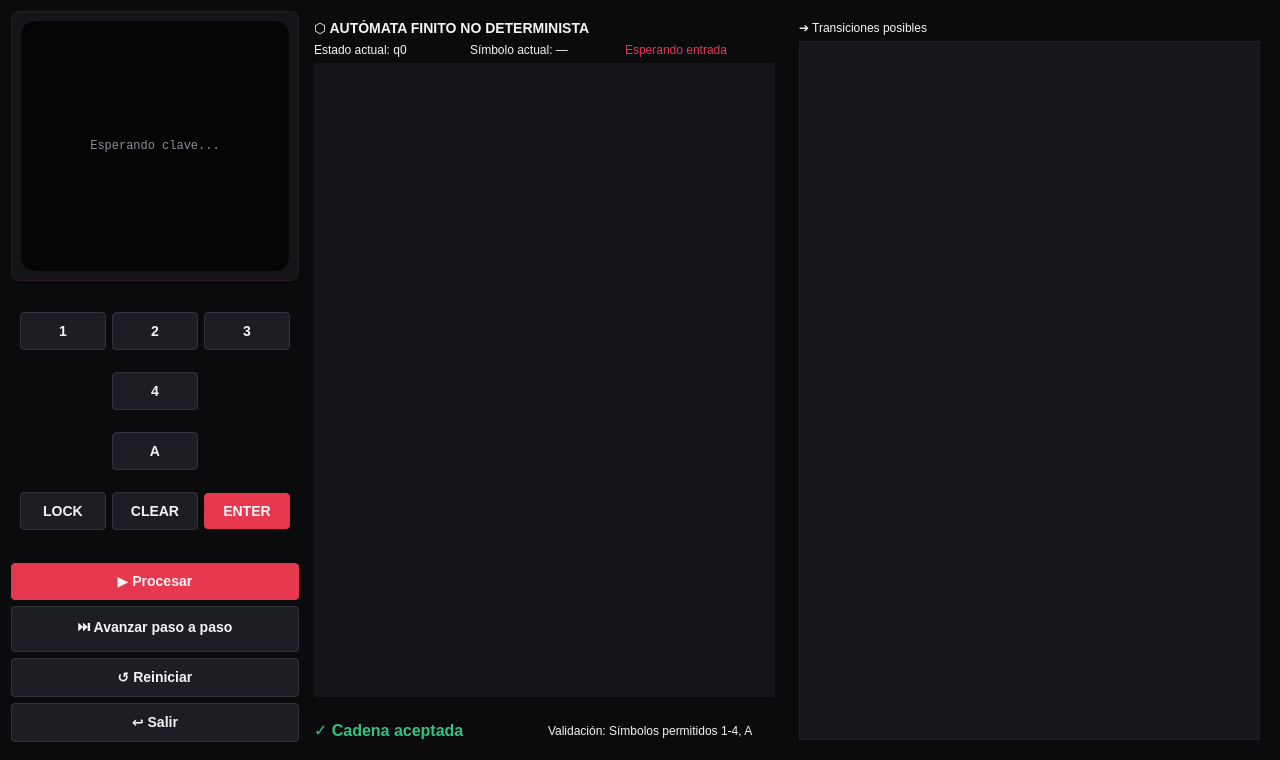
<?xml version="1.0" encoding="UTF-8"?>
<ui version="4.0">
 <class>CajaFuerte</class>
 <widget class="QWidget" name="CajaFuerte">
  <property name="geometry">
   <rect>
    <x>0</x>
    <y>0</y>
    <width>1280</width>
    <height>760</height>
   </rect>
  </property>
  <property name="windowTitle">
   <string>Simulador de Caja Fuerte - AFND</string>
  </property>
  <property name="styleSheet">
   <string>
    QWidget { background-color: #0b0b0e; color: #f4f4f6; font-family: &quot;Segoe UI&quot;; }
    QFrame#panel { background-color: #141419; border: 1px solid #2a1a1f; border-radius: 8px; }
    QLabel { border: none; background: transparent; }
    QLabel#titulo { font-weight: bold; font-size: 14px; color: #f4f4f6; }
    QPushButton { background-color: #1d1d24; border: 1px solid #33333d; border-radius: 4px; font-weight: bold; font-size: 14px; padding: 10px; }
    QPushButton:hover { background-color: #26262f; }
    QPushButton#btnProcesar, QPushButton#btnEnter { background-color: #e63950; border: none; }
    QPushButton#btnProcesar:hover, QPushButton#btnEnter:hover { background-color: #c62339; }
    QGraphicsView { background-color: #141419; border: none; }
    QTextEdit { background-color: #17171d; border: 1px solid #2a1a1f; font-family: &quot;Consolas&quot;; }
   </string>
  </property>
  
  <layout class="QHBoxLayout" name="mainLayout">
   
   <!-- COLUMNA IZQUIERDA -->
   <item>
    <layout class="QVBoxLayout" name="colIzquierda">
     <property name="sizeConstraint"><enum>QLayout::SetFixedSize</enum></property>
     
     <item>
      <widget class="QFrame" name="panel">
       <layout class="QVBoxLayout">
        <item>
         <widget class="QFrame" name="pantallaLCD">
          <property name="minimumSize"><size><width>268</width><height>128</height></size></property>
          <property name="styleSheet"><string>background-color: #050506; border-radius: 14px;</string></property>
          <layout class="QVBoxLayout">
           <item><widget class="QLabel" name="lblLCD"><property name="text"><string>Esperando clave...</string></property><property name="alignment"><set>Qt::AlignCenter</set></property><property name="styleSheet"><string>color: #8d8d97; font-family: Consolas;</string></property></widget></item>
          </layout>
         </widget>
        </item>
       </layout>
      </widget>
     </item>
     
     <item>
      <widget class="QFrame" name="panel">
       <layout class="QGridLayout" name="gridTeclado">
        <item row="1" column="0"><widget class="QPushButton" name="btn1"><property name="text"><string>1</string></property></widget></item>
        <item row="1" column="1"><widget class="QPushButton" name="btn2"><property name="text"><string>2</string></property></widget></item>
        <item row="1" column="2"><widget class="QPushButton" name="btn3"><property name="text"><string>3</string></property></widget></item>
        <item row="2" column="1"><widget class="QPushButton" name="btn4"><property name="text"><string>4</string></property></widget></item>
        <item row="4" column="1"><widget class="QPushButton" name="btnA"><property name="text"><string>A</string></property></widget></item>
        <item row="5" column="0"><widget class="QPushButton" name="btnLock"><property name="text"><string>LOCK</string></property></widget></item>
        <item row="5" column="1"><widget class="QPushButton" name="btnClear"><property name="text"><string>CLEAR</string></property></widget></item>
        <item row="5" column="2"><widget class="QPushButton" name="btnEnter"><property name="text"><string>ENTER</string></property></widget></item>
       </layout>
      </widget>
     </item>
     
     <item><widget class="QPushButton" name="btnProcesar"><property name="text"><string>▶ Procesar</string></property></widget></item>
     <item><widget class="QPushButton" name="btnPaso"><property name="text"><string>⏭ Avanzar paso a paso</string></property></widget></item>
     <item><widget class="QPushButton" name="btnReiniciar"><property name="text"><string>↺ Reiniciar</string></property></widget></item>
     <item><widget class="QPushButton" name="btnSalir"><property name="text"><string>↩ Salir</string></property></widget></item>
     <item><spacer><property name="orientation"><enum>Qt::Vertical</enum></property></spacer></item>
    </layout>
   </item>

   <!-- COLUMNA CENTRAL -->
   <item>
    <layout class="QVBoxLayout" name="colCentro">
     <item>
      <widget class="QFrame" name="panel">
       <layout class="QVBoxLayout">
        <item><widget class="QLabel" name="titulo"><property name="text"><string>⬡ AUTÓMATA FINITO NO DETERMINISTA</string></property></widget></item>
        <item>
         <layout class="QHBoxLayout">
          <item><widget class="QLabel"><property name="text"><string>Estado actual: q0</string></property></widget></item>
          <item><widget class="QLabel"><property name="text"><string>Símbolo actual: —</string></property></widget></item>
          <item><widget class="QLabel"><property name="text"><string>Esperando entrada</string></property><property name="styleSheet"><string>color: #e63950;</string></property></widget></item>
         </layout>
        </item>
        <item><widget class="QGraphicsView" name="canvasAFND"/></item>
       </layout>
      </widget>
     </item>
     
     <item>
      <widget class="QFrame" name="panel">
       <property name="maximumSize"><size><width>16777215</width><height>100</height></size></property>
       <layout class="QHBoxLayout">
        <item><widget class="QLabel" name="lblAceptada"><property name="text"><string>✓ Cadena aceptada</string></property><property name="styleSheet"><string>color: #33c37f; font-size: 16px; font-weight: bold;</string></property></widget></item>
        <item><widget class="QLabel"><property name="text"><string>Validación: Símbolos permitidos 1-4, A</string></property></widget></item>
       </layout>
      </widget>
     </item>
    </layout>
   </item>

   <!-- COLUMNA DERECHA -->
   <item>
    <layout class="QVBoxLayout" name="colDerecha">
     <property name="sizeConstraint"><enum>QLayout::SetFixedSize</enum></property>

     
     <item>
      <widget class="QFrame" name="panel">
       <layout class="QVBoxLayout">
        <item><widget class="QLabel" name="titulo"><property name="text"><string>➔ Transiciones posibles</string></property></widget></item>
        <item><widget class="QTextEdit" name="txtTransiciones"><property name="readOnly"><bool>true</bool></property></widget></item>
       </layout>
      </widget>
     </item>
     
    </layout>
   </item>

  </layout>
 </widget>
</ui>
